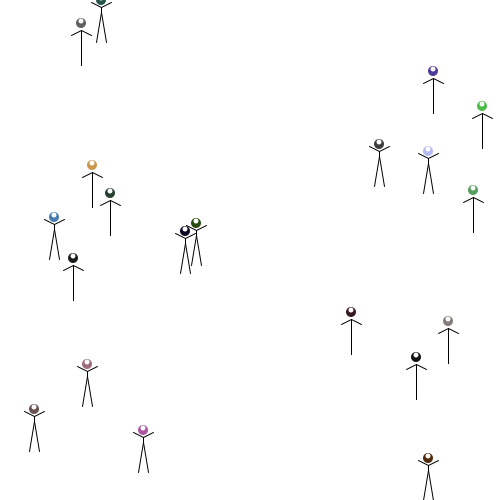
Frame 1 (no input)
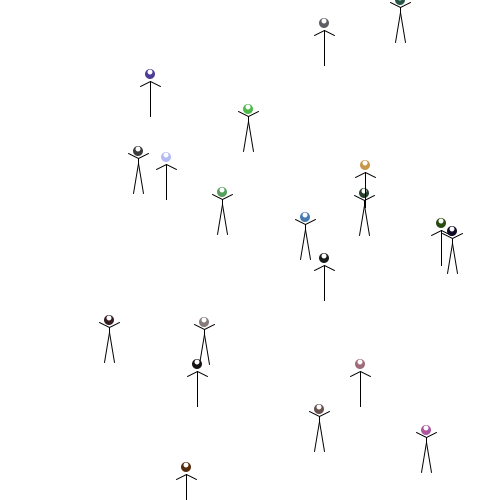
Frame 60 (the mouse pressed at the canvas centre just before this capture)
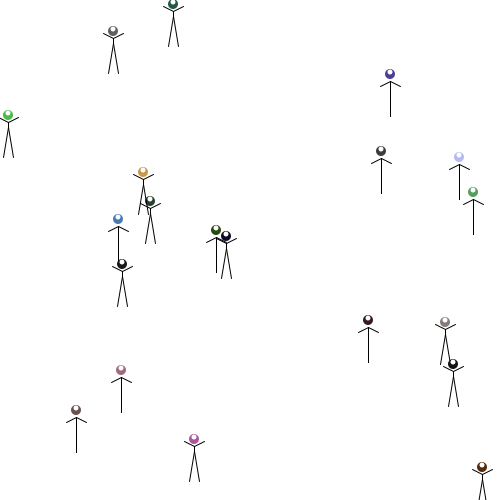
Frame 120 (the mouse held since frame 60 and released just before this capture)

The Processing sketch that drew these frames (run headless with seeded random() and noise(); from frame 60 on, the mouse is pressed at the canvas centre):

// Processing sketch: processing_75164
// ── processing_75164.pde

int num=20;
color _c;
Ppl[] people;

void setup() {
  size(500, 500);
  smooth();
  colorMode(HSB);
  people = new Ppl[num];
  for (int i=0;i<num;i++) {
    people[i]=new Ppl();
  }
}

void draw() {
  background(255);
  for (int i=0; i<num;i++) {
    people[i].draw();
    people[i].run();
  }
}

class Ppl {
  color c;
  int x;
  int y;
  int s;
  int hi;
  int wi;

  Ppl() {
    c = color(random(256), random(256), random(256));
    s = int(random(1, 20));
    x = int(random(width));
    y = int(random(height));
    wi = 10;
    hi = 10;
  }

  void draw() {
    noStroke();
    fill(c);
    ellipse(x, y-7, wi, wi);
    fill(255);
    ellipse(x, y-9, wi/2, wi/2);
    if (random(1)>0.5) {
      stroke(0);
      line(x, y, x, y+hi-wi/2);
      line(x, y, x+10, y+hi-wi/2-10);
      line(x, y, x-10, y+hi-wi/2-10);
      line(x, y+hi-wi/2, x-5, y+hi-wi/2+30);
      line(x, y+hi-wi/2, x+5, y+hi-wi/2+30);
    } 
    else {
      stroke(0);
      line(x, y, x, y+hi-wi/2);
      line(x, y, x+10, y+hi-wi/2);
      line(x, y, x-10, y+hi-wi/2);
      line(x, y+hi-wi/2, x, y+hi-wi/2+30);
      line(x, y+hi-wi/2, x, y+hi-wi/2+30);
    }
  }
  void run() {
    x+= random(10);
    if (x>width){
      x = -10;
    y+= random(10);
    if (y>height){
      y = -10;
    }
    }
  }
}
